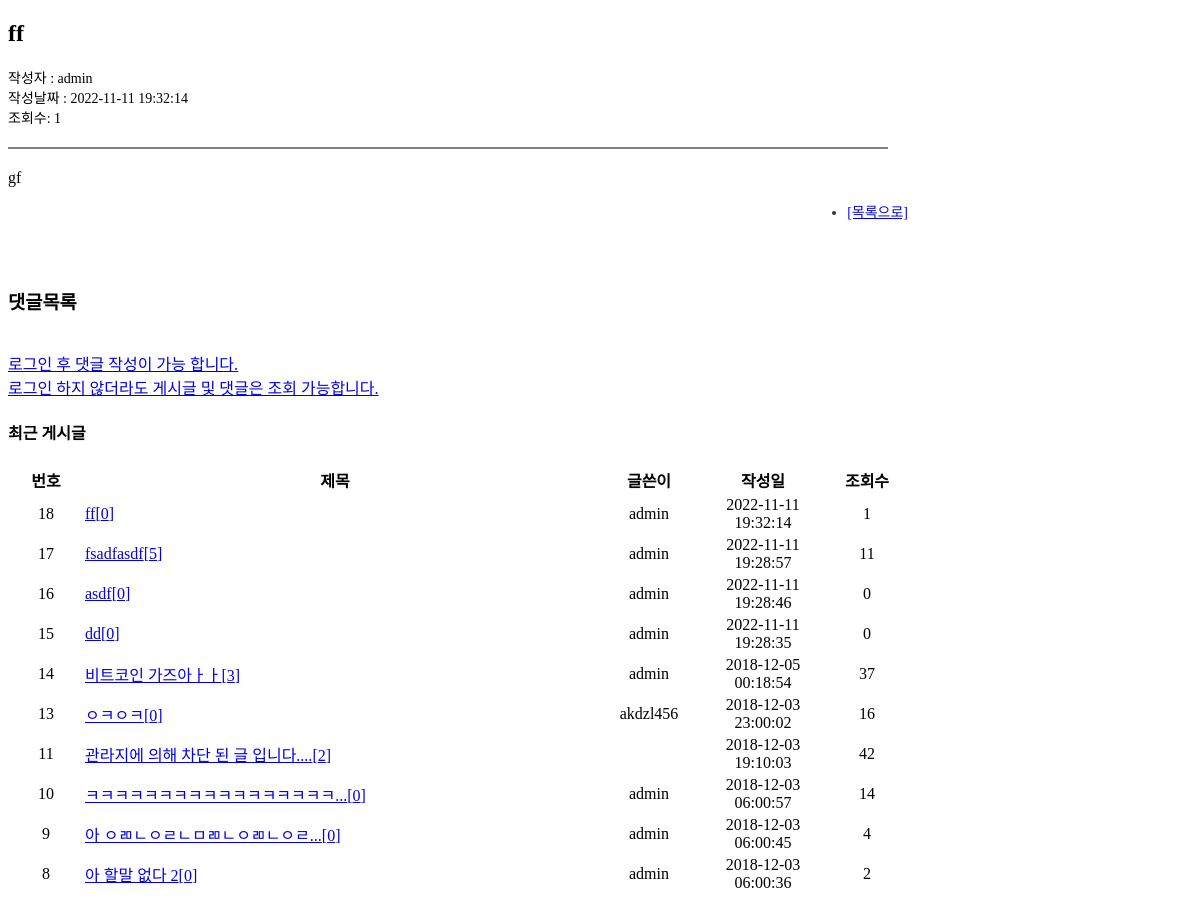
The page /board/page/board/read.php?idx=18 on the database its author committed.
### tables this page shows
CREATE TABLE `board` (
  `idx` int(11) NOT NULL AUTO_INCREMENT,
  `name` varchar(100) NOT NULL,
  `title` varchar(100) NOT NULL,
  `content` text NOT NULL,
  `date` date NOT NULL,
  `hit` int(11) NOT NULL,
  `pw` varchar(100) NOT NULL,
  `datem` datetime NOT NULL,
  `lock_post` varchar(45) DEFAULT NULL,
  `file` varchar(45) DEFAULT NULL,
  PRIMARY KEY (`idx`)
);

### board/page/board/read.php (the view, shortened to what this page needs)
<!doctype html>
	<?php
		$bno = mysql_real_escape_string($_GET['idx']);
		$sql = mysql_query("select * from board where idx='".$bno."'");
		$board = mysql_fetch_array($sql);
	?>
	<head>
		<link rel="stylesheet" type="text/css" href="./read.css" />
		<link rel="stylesheet" type="text/css" href="./reply.css" />
	</head>
	<body>
		<div id="board_read">
			<h2><?php echo strip_tags($board['title']); ?></h2>
			<div id="user_info">
				작성자 : <?php echo strip_tags($board['name']); ?> <br>
				작성날짜 : <?php echo strip_tags($board['datem']); ?> <br>
				조회수: <?php echo strip_tags($board['hit']); ?><br>
				<div id="bo_line"></div>
			</div>
			<div id="bo_content">
				<?php
					echo nl2br("$board[content]");
				?>
			</div>
			<div id="bo_ser">
				<ul>
					<li><a href="../../../board/board.php">[목록으로]</a></li>
				</ul>
			</div>
			<div class="reply_view">
				<h3>댓글목록</h3>
				<?php
					if(isset($_SESSION['email']))
					{
					?>
					<div class="dap_ins">
						<form action="./reply_ok.php" method="post" class="reply_form">
							<input type="hidden" name="bno" value="<?php echo $bno; ?>">
							<div style="margin-top:10px; ">
								<textarea name="content" class="reply_content" id="re_content" placeholder="댓글을 입력 하세요."></textarea>
								<button type="suid="rep_bt" class="re_bt">댓글</button>
							</div>
						</form>
					</div>
					<?php
					}
					else
					{ ?>
					<p id="write_btn">
						<a href="../../../login.php" target="_parent">
							<br>로그인 후 댓글 작성이 가능 합니다.<br>
							로그인 하지 않더라도 게시글 및 댓글은 조회 가능합니다.
						</a>
					</p>
				<?php } ?>
			</div>
		</div>
		<div id="board_area">
			<h4>최근 게시글</h4>
			<table class="list-table">
				<thead>
					<tr>
						<th width="70">번호</th>
						<th width="500">제목</th>
						<th width="120">글쓴이</th>
						<th width="100">작성일</th>
						<th width="100">조회수</th>
					</tr>
				</thead>
				<?php
					if(isset($_GET['page']))
					{
						$page = mysql_escape_string($_GET['page']);
					}
					else
					{
						$page = 1;
					}
					$list = 10;
					$start_num = ($page-1) * $list;
					$sql2 = mysql_query("select * from board order by idx desc limit $start_num, $list");
					while($board = mysql_fetch_array($sql2))
					{
						$title=$board["title"];
							if(strlen($title)>30)
							{
								$title=str_replace($board["title"],mb_substr($board["title"],0,30,"utf-8")."...",$board["title"]);
							}
						$sql3 = mysql_query("select * from reply where con_num='".$board['idx']."'");
						$rep_count = mysql_num_rows($sql3);
				?>
						<tbody>
							<tr>
								<td width="70" align="center"><?php echo $board['idx']; ?></td>
								<td width="500">
								<?php
										$boardtime = $board['date'];
										$timenow = date("Y-m-d");
										if($boardtime==$timenow)
										{
											$img = "<img src='./img/new.png' alt='new' title='new' />";
										}
										else
										{
											$img ="";
										}
								?>
								<a href='../../page/board/read.php?idx=<?php echo strip_tags($board["idx"]); ?>'> <?php echo strip_tags($title);?><span class="re_ct">[<?php echo $rep_count; ?>]<?php echo $img; ?></span></a>
								<td width="120" align="center"><?php echo strip_tags($board['name'])?></td>
								<td width="100" align="center"><?php echo strip_tags($board['datem'])?></td>
								<td width="100" align="center"><?php echo strip_tags($board['hit']); ?></td>
							</tr>
						</tbody>
				<?php
					}
				?>
			</table>
		</div>
	</body>
</html>

### board/page/board/read.css (style rules this page uses)
#user_info { font-size:14px; }
#bo_line { width:880px; height:2px; background: gray; margin-top:20px; }
#bo_content { margin-top:20px; }
#bo_ser { font-size:14px; color:#333; position: absolute; right: 0; }
#bo_ser > ul > li { float:left; margin-left:10px; }

### rows shown on the page
board: title "ff", name "admin", datem "2022-11-11 19:32:14", hit "1", content "gf", idx "18", rep_count "0"
board: idx "17", title "fsadfasdf", rep_count "5", name "admin", datem "2022-11-11 19:28:57", hit "11"
board: idx "16", title "asdf", rep_count "0", name "admin", datem "2022-11-11 19:28:46", hit "0"
board: idx "15", title "dd", rep_count "0", name "admin", datem "2022-11-11 19:28:35", hit "0"
board: idx "14", title "비트코인 가즈아ㅏㅏ", rep_count "3", name "admin", datem "2018-12-05 00:18:54", hit "37"
board: idx "13", title "ㅇㅋㅇㅋ", rep_count "0", name "akdzl456", datem "2018-12-03 23:00:02", hit "16"
board: idx "11", title "관라지에 의해 차단 된 글 입니다....", rep_count "2", datem "2018-12-03 19:10:03", hit "42"
board: idx "10", title "ㅋㅋㅋㅋㅋㅋㅋㅋㅋㅋㅋㅋㅋㅋㅋㅋㅋ...", rep_count "0", name "admin", datem "2018-12-03 06:00:57", hit "14"
board: idx "9", title "아 ㅇㄻㄴㅇㄹㄴㅁㄻㄴㅇㄻㄴㅇㄹ...", rep_count "0", name "admin", datem "2018-12-03 06:00:45", hit "4"
board: idx "8", title "아 할말 없다 2", rep_count "0", name "admin", datem "2018-12-03 06:00:36", hit "2"
